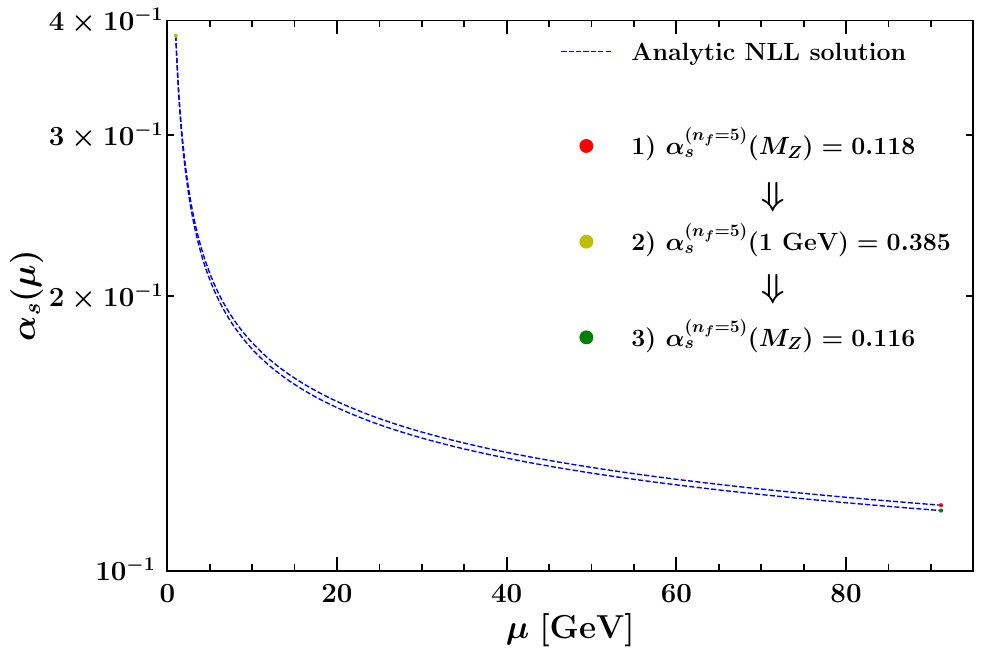

This chart was generated by the following Python code:
import numpy as np
import matplotlib.pyplot as plt
import MatplotlibSettings

# Loada data
data = np.loadtxt("Alphas.dat")

# Both
plt.xlabel(r"$\mu$ \textbf{[GeV]}")
plt.ylabel(r"$\alpha_s(\mu)$")
plt.xlim(0, 95)
plt.ylim(0.1, 0.4)
#plt.xscale("log")
plt.yscale("log")
plt.text(70, 0.199, r"\textbf{$\Downarrow$}")
plt.text(70, 0.251, r"\textbf{$\Downarrow$}")
plt.plot(data[:, 0], data[:, 1], c = "blue", linestyle = "--", label = r"\textbf{Analytic NLL solution}", lw = 1)
plt.plot(data[:, 0], data[:, 2], c = "blue", linestyle = "--", lw = 1)
plt.plot([91.2], [0.118],     "ro", markersize = 3, label = r"\textbf{1) $\alpha_s^{(n_f=5)}(M_Z)=0.118$}")
plt.plot([1], [0.3847609],    "yo", markersize = 3, label = r"\textbf{2) $\alpha_s^{(n_f=5)}(1\mbox{ GeV})=0.385$}")
plt.plot([91.2], [0.1164206], "go", markersize = 3, label = r"\textbf{3) $\alpha_s^{(n_f=5)}(M_Z)=0.116$}")

#plt.plot(data[:, 0], data[:, 3], c = "red", linestyle = "-", label = r"\textbf{Numeric}")
#plt.plot(data[:, 0], data[:, 4], c = "red", linestyle = "-")
lgnd = plt.legend(fontsize = 18, labelspacing = 2.5)

# Change the marker size manually for both lines
lgnd.legendHandles[1]._legmarker.set_markersize(10)
lgnd.legendHandles[2]._legmarker.set_markersize(10)
lgnd.legendHandles[3]._legmarker.set_markersize(10)

plt.savefig("Alphas.pdf")
plt.close()
